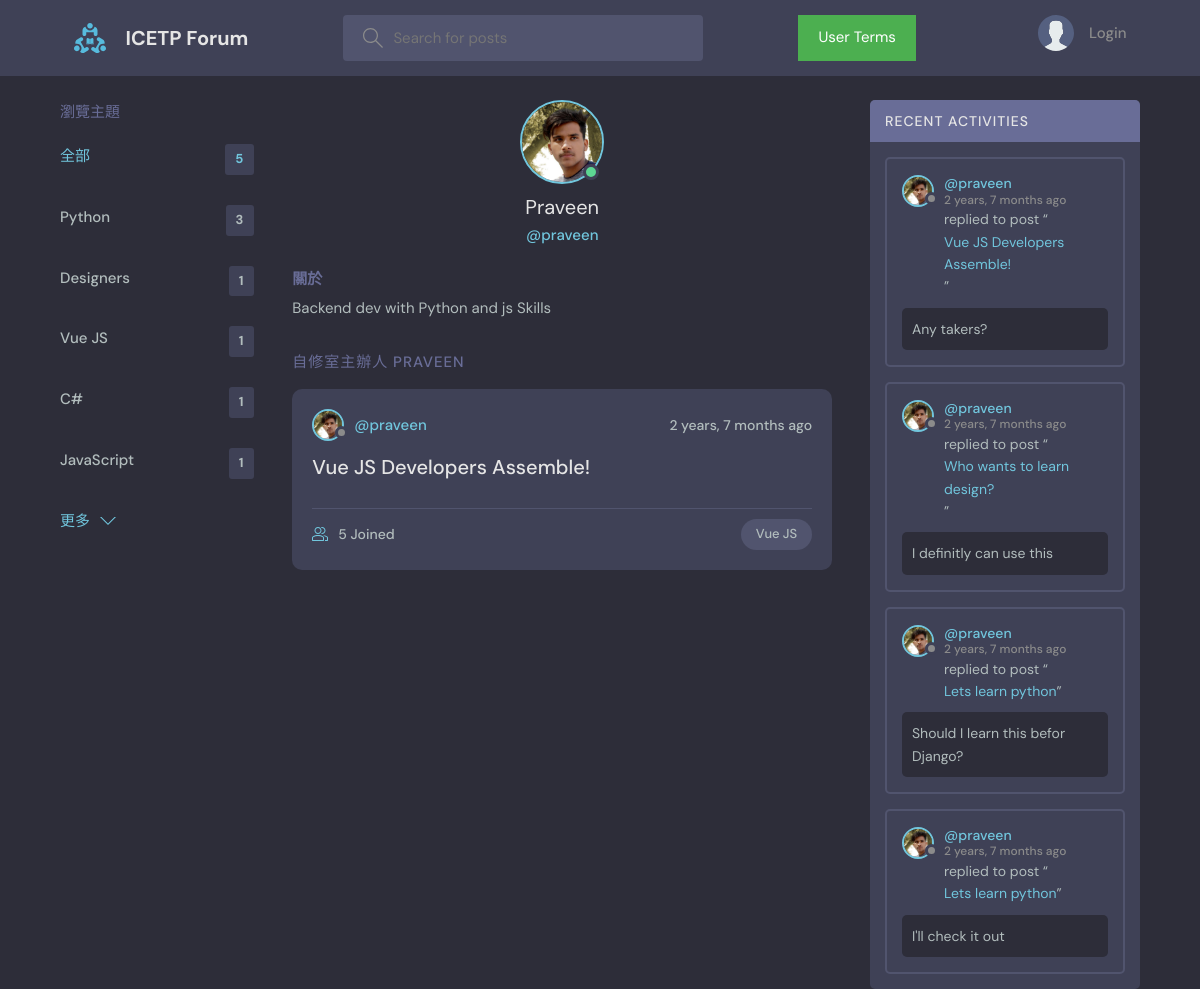
/zh-hant/profile/2/, run on the app's committed database.
### base/models.py (models this page shows, shortened)
class Topic(models.Model):
    name = models.CharField(max_length=200)

class User(AbstractUser):
    name = models.CharField(unique=True,max_length=200, null=True)
    email = models.EmailField(unique=True, null=True)
    bio = models.TextField(null=True)
    avatar = models.ImageField(null=True, default="avatar.svg")
    USERNAME_FIELD = 'name'
    REQUIRED_FIELDS = ['email']

class Room(models.Model):
    host = models.ForeignKey(User, on_delete=models.SET_NULL, null=True)
    topic = models.ForeignKey(Topic, on_delete=models.SET_NULL, null=True)
    name = models.CharField(max_length=200)
    description = models.TextField(null=True, blank=True)
    participants = models.ManyToManyField(
        User, related_name='participants', blank=True)
    updated = models.DateTimeField(auto_now=True)
    created = models.DateTimeField(auto_now_add=True)
    class Meta:
        ordering = ['-updated', '-created']
    def __str__(self):
        return self.name

class Message(models.Model):
    user = models.ForeignKey(User, on_delete=models.CASCADE)
    room = models.ForeignKey(Room, on_delete=models.CASCADE)
    body = models.TextField()
    updated = models.DateTimeField(auto_now=True)
    created = models.DateTimeField(auto_now_add=True)
    class Meta:
        ordering = ['-updated', '-created']

### base/views.py (the view)
# urls.py: path('profile/<str:pk>/', views.userProfile, name="user-profile"),
def userProfile(request, pk):
    user = User.objects.get(id=pk)
    rooms = user.room_set.all()
    room_messages = user.message_set.all()
    topics = Topic.objects.all()
    context = {'user': user, 'rooms': rooms,
               'room_messages': room_messages, 'topics': topics}
    return render(request, 'base/profile.html', context)

### base/templates/base/profile.html (shortened to what this page needs)
{% extends 'main.html' %}
{% block content %}
<main class="profile-page layout layout--3">
  <div class="container">
    {% include 'base/topics_component.html' %}
    <div class="roomList">
      <div class="profile">
        <div class="profile__avatar">
          <div class="avatar avatar--large active">
            <img src="{{user.avatar.url}}" />
          </div>
        </div>
        <div class="profile__info">
          <h3>{{user.name}}</h3>
          <p>@{{user.username}}</p>
        </div>
        <div class="profile__about">
          <h3>關於</h3>
          <p>
            {{user.bio}}
          </p>
        </div>
      </div>
      <div class="roomList__header">
        <div>
          <h2>自修室主辦人 {{user.name}}</a>
          </h2>
        </div>
      </div>
      {% include 'base/feed_component.html' %}
    </div>
    {% include 'base/activity_component.html' %}
  </div>
</main>
{% endblock content %}

### templates/main.html (shortened to what this page needs)
<!DOCTYPE html>
{% load static %}
<html lang="en">
<head>
    <link rel="stylesheet" href="{% static 'styles/style.css' %}" />
</head>
<body>
    {% include 'navbar.html' %}
    {% block content %}
    {% endblock %}
</body>
</html>

### templates/navbar.html (shortened to what this page needs)
{% load static %}
{% load i18n %}
<header class="header header--loggedIn">
    <div class="container">
        <a href="{% url 'home' %}" class="header__logo">
            <img src="{% static 'images/logo.svg' %}" />
            <h1>{% trans "ICETP Forum" %}</h1>
        </a>
        <form class="header__search" method="GET" action="{% url 'home' %}">
            <label>
                <svg version="1.1" xmlns="http://www.w3.org/2000/svg" width="32" height="32" viewBox="0 0 32 32">
                    <title>{% trans "search" %}</title>
                    <path
                        d="M32 30.586l-10.845-10.845c1.771-2.092 2.845-4.791 2.845-7.741 0-6.617-5.383-12-12-12s-12 5.383-12 12c0 6.617 5.383 12 12 12 2.949 0 5.649-1.074 7.741-2.845l10.845 10.845 1.414-1.414zM12 22c-5.514 0-10-4.486-10-10s4.486-10 10-10c5.514 0 10 4.486 10 10s-4.486 10-10 10z">
                    </path>
                </svg>
                <input name="q" placeholder="Search for posts" />
            </label>
        </form>
        <a id="myButton" href="{% url 'seeds' %}">User Terms</a>
        <nav class="header__menu">
            {% if request.user.is_authenticated %}
            <div class="header__user">
                <a href="{% url 'update-user' %}">
                    <div class="avatar avatar--medium active">
                        <img src="{{request.user.avatar.url}}" />
                    </div>
                    <p>{{request.user.username}} <span>@{{request.user.username}}</span></p>
                </a>
                <button class="dropdown-button">
                    <svg version="1.1" xmlns="http://www.w3.org/2000/svg" width="32" height="32" viewBox="0 0 32 32">
                        <title>chevron-down</title>
                        <path d="M16 21l-13-13h-3l16 16 16-16h-3l-13 13z"></path>
                    </svg>
                </button>
            </div>
            {% else %}
            <a href="{% url 'login' %}">
                <img src="{% static 'images/avatar.svg' %}" />
                <p>{% trans "Login" %}</p>
            </a>
            {% endif %}
        </nav>
    </div>
</header>

### base/templates/base/topics_component.html
<div class="topics">
    <div class="topics__header">
        <h2>瀏覽主題</h2>
    </div>
    <ul class="topics__list">
        <li>
            <a href="{% url 'home' %}" class="active">全部 <span>{{topics.count}}</span></a>
        </li>
        {% for topic in topics %}
        <li>
            <a href="{% url 'home' %}?q={{topic.name}}">{{topic.name}}<span>{{topic.room_set.all.count}}</span></a>
        </li>
        {% endfor %}
    </ul>
    <a class="btn btn--link" href="{% url 'topics' %}">
        更多
        <svg version="1.1" xmlns="http://www.w3.org/2000/svg" width="32" height="32" viewBox="0 0 32 32">
            <title>chevron-down</title>
            <path d="M16 21l-13-13h-3l16 16 16-16h-3l-13 13z"></path>
        </svg>
    </a>
</div>

### base/templates/base/feed_component.html (shortened to what this page needs)
{% for room in rooms %}
<div class="roomListRoom">
    <div class="roomListRoom__header">
        <a href="{% url 'user-profile' room.host.id %}" class="roomListRoom__author">
            <div class="avatar avatar--small">
                <img src="{{room.host.avatar.url}}" />
            </div>
            <span>@{{room.host.username}}</span>
        </a>
        <div class="roomListRoom__actions">
            <span>{{room.created|timesince}} ago</span>
        </div>
    </div>
    <div class="roomListRoom__content">
        <a href="{% url 'room' room.id %}">{{room.name}}</a>
    </div>
    <div class="roomListRoom__meta">
        <a href="{% url 'room' room.id %}" class="roomListRoom__joined">
            {{room.participants.all.count}} Joined
        </a>
        <p class="roomListRoom__topic">{{room.topic.name}}</p>
    </div>
</div>
{% endfor %}

### base/templates/base/activity_component.html (shortened to what this page needs)
<div class="activities">
    <div class="activities__header">
        <h2>Recent Activities</h2>
    </div>
    {% for message in room_messages %}
    <div class="activities__box">
        <div class="activities__boxHeader roomListRoom__header">
            <a href="{% url 'user-profile' message.user.id %}" class="roomListRoom__author">
                <div class="avatar avatar--small">
                    <img src="{{message.user.avatar.url}}" />
                </div>
                <p>
                    @{{message.user.username}}
                    <span>{{message.created|timesince}} ago</span>
                </p>
            </a>
        </div>
        <div class="activities__boxContent">
            <p>replied to post “<a href="{% url 'room' message.room.id %}">{{message.room}}</a>”</p>
            <div class="activities__boxRoomContent">{{message.body}}</div>
        </div>
    </div>
    {% endfor %}
</div>

### data on the page
Topic: name "Python", room_set.all.count "3"
Topic: name "Designers", room_set.all.count "1"
Topic: name "Vue JS", room_set.all.count "1"
Topic: name "C#", room_set.all.count "1"
Topic: name "JavaScript", room_set.all.count "1"
User: avatar (picture), name "Praveen", username "praveen", bio "Backend dev with Python and js Skills", name "PRAVEEN"
Room: host.avatar (picture), host.username "praveen", created "2 years, 7 months", name "Vue JS Developers Assemble!", participants.all.count "5", topic.name "Vue JS"
Message: user.avatar (picture), user.username "praveen", created "2 years, 7 months", room "Vue JS Developers Assemble!", body "Any takers?"
Message: user.avatar (picture), user.username "praveen", created "2 years, 7 months", room "Who wants to learn design?", body "I definitly can use this"
Message: user.avatar (picture), user.username "praveen", created "2 years, 7 months", room "Lets learn python", body "Should I learn this befor Django?"
Message: user.avatar (picture), user.username "praveen", created "2 years, 7 months", room "Lets learn python", body "I'll check it out"

### other printed values
{{ topics.count }} "5"
